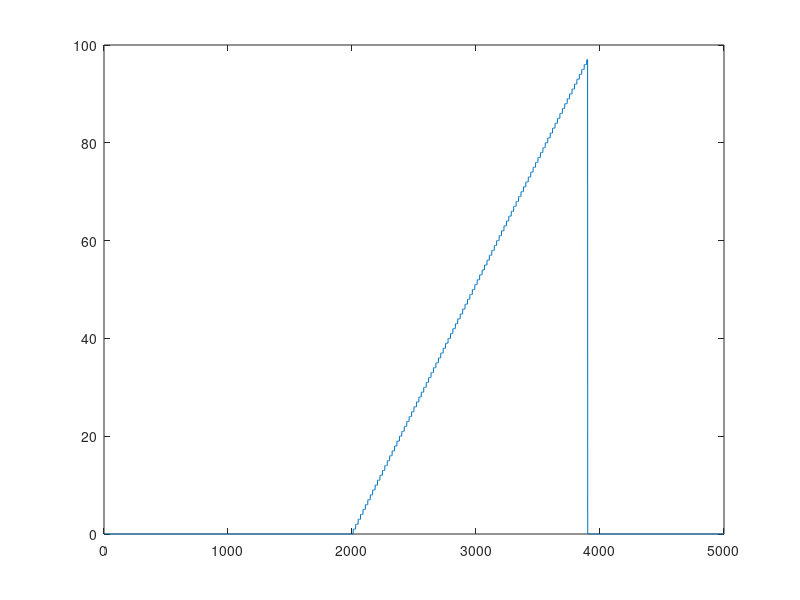
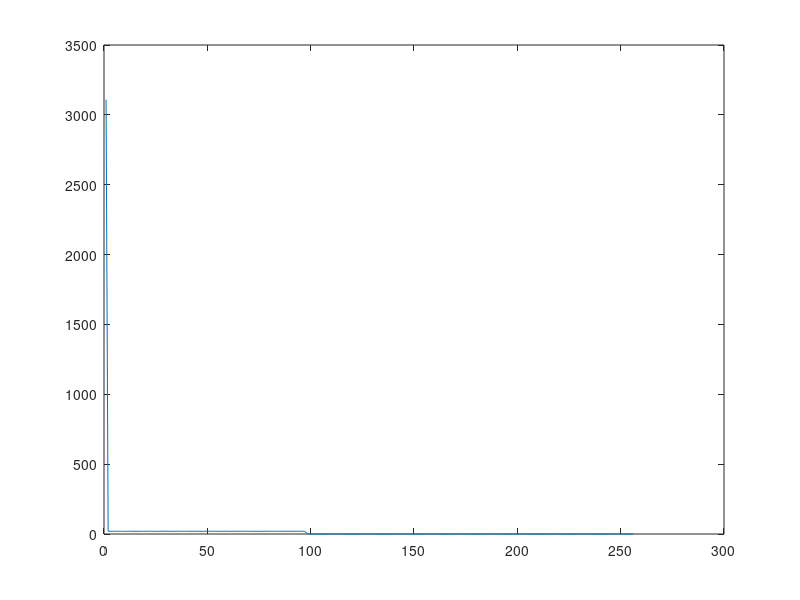

Write MATLAB code to recreate these figures, in order.
%    Copyright (C)  2019  Eladio Barrio Querol.
%    Permission is granted to copy, distribute and/or modify this document
%    under the terms of the GNU Free Documentation License, Version 1.3
%    or any later version published by the Free Software Foundation;
%    with no Invariant Sections, no Front-Cover Texts, and no Back-Cover Texts.
%% Parameters:
clear all, clc, close all
% ADC and input data oscilloscope acquisition
acquisition_rate = 50e3;%Hz
sampling_rate = 250e6;%Hz
top_period = 7600e-9;%s
top_samples_offset = 2000;
histogram_bins = 256;
trigger_bounds = 0;
%Calculated
samples_acquisition = sampling_rate/acquisition_rate;
top_samples = top_period*sampling_rate;
%% Signal generation
signal_template = cast(zeros(1,samples_acquisition), 'uint16');
for i = 1:top_samples
    signal_template(i+top_samples_offset) = round((i*255)/samples_acquisition);
end
figure(1)
plot(signal_template)
upper = histogram_bins;
lower = 1;
%% Histogram
signal = signal_template;
hist_array =zeros(1,histogram_bins);
for n=1:(length(signal))
    hist_array(1,signal(n)+1)=hist_array(1,signal(n)+1)+1; %add 1 into to corresponding bin
end
figure(2)
pause(1)
plot(hist_array)
%% Find the bounds
for i = 1:histogram_bins
    if(hist_array(i) > 0)
        low_bin = i;
        break;
    end
end
for i = histogram_bins:-1:1
    if(hist_array(i) > 0)
        high_bin = i;
        break;
    end
end
%% Slice histogram lower (l) and upper (u)
l_low_bin = low_bin;
l_high_bin = low_bin + floor((high_bin - low_bin)/2);
u_low_bin = l_high_bin;
u_high_bin = high_bin;
%Lower histogram
length_l_hist_array = (l_high_bin - l_low_bin);
l_hist_array = zeros(1,length_l_hist_array);
for n = 1 : length_l_hist_array
    l_hist_array(n) = hist_array(l_low_bin + n - 1);
end
%Upper histogram
length_u_hist_array = (u_high_bin - u_low_bin);
u_hist_array = zeros(1,length_u_hist_array);
for n = 1 : length_u_hist_array
    u_hist_array(n) = hist_array(u_low_bin + n);
end
dy = (upper - lower)/histogram_bins;
%% Method 1
l_max = max(l_hist_array);
u_max = max(u_hist_array);
flat = lower + dy * (l_low_bin + l_max - 1.5);
top = lower + dy * (u_low_bin + u_max - 1.5);




